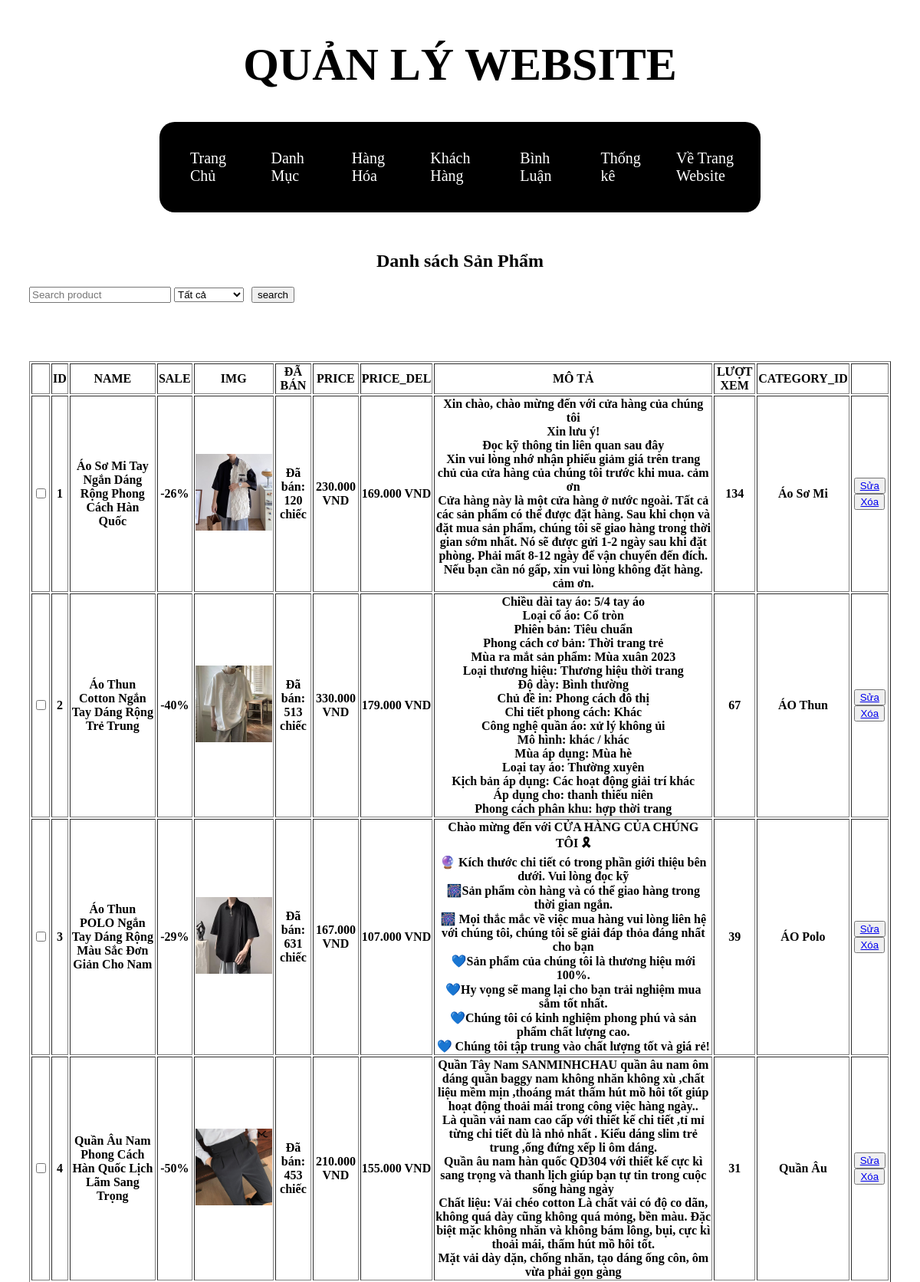
/admin/index.php?act=listsp (upper part), run on the app's committed database.
### tables this page shows
CREATE TABLE `product` (
  `id` int(11) NOT NULL,
  `product_name` varchar(200) NOT NULL,
  `sale` varchar(50) NOT NULL,
  `img` varchar(500) NOT NULL,
  `img1` varchar(500) NOT NULL,
  `img2` varchar(500) NOT NULL,
  `img3` varchar(500) NOT NULL,
  `img4` varchar(500) NOT NULL,
  `daban` varchar(200) NOT NULL,
  `price` varchar(100) NOT NULL,
  `price_del` varchar(100) NOT NULL,
  `mota` varchar(1500) NOT NULL,
  `luotxem` int(100) NOT NULL,
  `category_id` int(11) NOT NULL
);

### model/pdo.php (called while the page is built, shortened)
<?php
function pdo_get_connection(){
    $dburl = "mysql:host=localhost;dbname=duanmau;charset=utf8";
    $username = 'root';
    $password = '';
    $conn = new PDO($dburl, $username, $password);
    $conn->setAttribute(PDO::ATTR_ERRMODE, PDO::ERRMODE_EXCEPTION);
    return $conn;
}
function pdo_query($sql){
    $sql_args = array_slice(func_get_args(), 1);
    try{
        $conn = pdo_get_connection();
        $stmt = $conn->prepare($sql);
        $stmt->execute($sql_args);
        $rows = $stmt->fetchAll();
        return $rows;
    }
    catch(PDOException $e){
        throw $e;
    }
    finally{
        unset($conn);
    }
}

### model/sanpham.php (called while the page is built, shortened)
<?php
require_once 'pdo.php';
function product_select_keyword($key, $category_id)
{
    $sql = "SELECT * FROM product Where 1";
    $sql .= " order by id asc";
    $listkey = pdo_query($sql);
    return $listkey;
}

### admin/sanpham/list-sp.php (the view, shortened to what this page needs)
<div class="list-sp">
    <div class="text-sp">
        <h2>Danh sách Sản Phẩm</h2>
    </div>
    <form action="" method="post">
        <div class="search">
            <input type="text" name="key" id="" placeholder="Search product">
            <select name="category_id" id="">
                <option value="0" selected>Tất cả</option>
                <input style="margin-left: 10px;" type="submit" name="search-list" value="search" id="">
            </select>
        </div>
    </form>
    <br>
    <br>
    <table border="1px" class="table-sp">
        <tr>
            <th></th>
            <th>ID</th>
            <th>NAME</th>
            <th>SALE</th>
            <th>IMG</th>
            <th>ĐÃ BÁN</th>
            <th>PRICE</th>
            <th>PRICE_DEL</th>
            <th>MÔ TẢ</th>
            <th>LƯỢT XEM</th>
            <th>CATEGORY_ID</th>
            <th></th>
        </tr>
        <?php foreach ($listkey as $pro) : ?>
        <tr>
            <th><input type="checkbox" name="" id="" /></th>
            <th><?= $pro['id'] ?></th>
            <th><?= $pro['product_name'] ?></th>
            <th><?= $pro['sale'] ?></th>
            <th><img src="../views/img/<?= $pro['img'] ?>" alt="" width="100px" height="100px"></th>
            <th><?= $pro['daban'] ?></th>
            <th><?= $pro['price'] ?></th>
            <th><?= $pro['price_del'] ?></th>
            <th><?= $pro['mota'] ?></th>
            <th><?= $pro['luotxem'] ?></th>
            <th>
                <?php
          if ($pro['category_id'] == 1) {
            echo "Áo Sơ Mi";
          } else if ($pro['category_id'] == 2) {
            echo "ÁO Thun";
          } else if ($pro['category_id'] == 3) {
            echo "ÁO Polo";
          } else if ($pro['category_id'] == 4) {
            echo "Quần Âu";
          } else if ($pro['category_id'] == 5) {
            echo "Quần jean";
          } else if ($pro['category_id'] == 6) {
            echo "Quần Kaki";
          } else {
            echo "Quần Short";
          }
          ?>
            </th>
            <th class="sua-xoa">
                <button><a href="index.php?act=editsp&id=<?= $pro['id'] ?>">Sửa</a></button>
                <button><a href="index.php?act=deletesp&id=<?= $pro['id'] ?>">Xóa</a></button>
            </th>
        </tr>
        <?php endforeach ?>
    </table>
</div>

### views/css/list-category.css (style rules this page uses)
table { width: 920px; margin-top: 40px; }

### views/css/list-product.css (style rules this page uses)
.list-sp { padding-left: 30px; padding-right: 30px; }
.text-sp { text-align: center; margin-top: 50px; }
table { width: 100%; }

### data on the page
product: id "1", product_name "Áo Sơ Mi Tay Ngắn Dáng Rộng Phong Cách Hàn Quốc", sale "-26%", img (picture), daban "Đã bán: 120 chiếc", price "230.000 VND", price_del "169.000 VND", mota "Xin chào, chào mừng đến với cửa hàng của chúng tôi Xin lưu ý! Đọc kỹ thông tin liên quan sau đây Xin vui lòng nhớ nhận phiếu giảm giá trên trang chủ của cửa hàng của chúng tôi trước khi mua. cảm ơn Cửa hàng này là một cửa hàng ở nước ngoài. Tất cả các sản phẩm có thể được đặt hàng. Sau khi chọn và đặt mua sản phẩm, chúng tôi sẽ giao hàng trong thời gian sớm nhất. Nó sẽ được gửi 1-2 ngày sau khi đặt phòng. Phải mất 8-12 ngày để vận chuyển đến đích. Nếu bạn cần nó gấp, xin vui lòng không đặt hàng. cảm ơn.", luotxem "134"
product: id "2", product_name "Áo Thun Cotton Ngắn Tay Dáng Rộng Trẻ Trung", sale "-40%", img (picture), daban "Đã bán: 513 chiếc", price "330.000 VND", price_del "179.000 VND", mota "Chiều dài tay áo: 5/4 tay áo Loại cổ áo: Cổ tròn Phiên bản: Tiêu chuẩn Phong cách cơ bản: Thời trang trẻ Mùa ra mắt sản phẩm: Mùa xuân 2023 Loại thương hiệu: Thương hiệu thời trang Độ dày: Bình thường Chủ đề in: Phong cách đô thị Chi tiết phong cách: Khác Công nghệ quần áo: xử lý không ủi Mô hình: khác / khác Mùa áp dụng: Mùa hè Loại tay áo: Thường xuyên Kịch bản áp dụng: Các hoạt động giải trí khác Áp dụng cho: thanh thiếu niên Phong cách phân khu: hợp thời trang", luotxem "67", shows "ÁO Thun"
product: id "3", product_name "Áo Thun POLO Ngắn Tay Dáng Rộng Màu Sắc Đơn Giản Cho Nam", sale "-29%", img (picture), daban "Đã bán: 631 chiếc", price "167.000 VND", price_del "107.000 VND", mota "Chào mừng đến với CỬA HÀNG CỦA CHÚNG TÔI 🎗 🔮 Kích thước chi tiết có trong phần giới thiệu bên dưới. Vui lòng đọc kỹ 🎆Sản phẩm còn hàng và có thể giao hàng trong thời gian ngắn. 🎆 Mọi thắc mắc về việc mua hàng vui lòng liên hệ với chúng tôi, chúng tôi sẽ giải đáp thỏa đáng nhất cho bạn 💙Sản phẩm của chúng tôi là thương hiệu mới 100%. 💙Hy vọng sẽ mang lại cho bạn trải nghiệm mua sắm tốt nhất. 💙Chúng tôi có kinh nghiệm phong phú và sản phẩm chất lượng cao. 💙 Chúng tôi tập trung vào chất lượng tốt và giá rẻ!", luotxem "39", shows "ÁO Polo"
product: id "4", product_name "Quần Âu Nam Phong Cách Hàn Quốc Lịch Lãm Sang Trọng", sale "-50%", img (picture), daban "Đã bán: 453 chiếc", price "210.000 VND", price_del "155.000 VND", mota "Quần Tây Nam SANMINHCHAU quần âu nam ôm dáng quần baggy nam không nhăn không xù ,chất liệu mềm mịn ,thoáng mát thấm hút mồ hôi tốt giúp hoạt động thoải mái trong công việc hàng ngày.. Là quần vải nam cao cấp với thiết kế chi tiết ,tỉ mỉ từng chi tiết dù là nhỏ nhất . Kiểu dáng slim trẻ trung ,ống đứng xếp li ôm dáng. Quần âu nam hàn quốc QD304 với thiết kế cực kì sang trọng và thanh lịch giúp bạn tự tin trong cuộc sống hàng ngày Chất liệu: Vải chéo cotton Là chất vải có độ co dãn, không quá dày cũng không quá mỏng, bền màu. Đặc biệt mặc không nhăn và không bám lông, bụi, cực kì thoải mái, thấm hút mồ hôi tốt. Mặt vải dày dặn, chống nhăn, tạo dáng ống côn, ôm vừa phải gọn gàng", luotxem "31"
